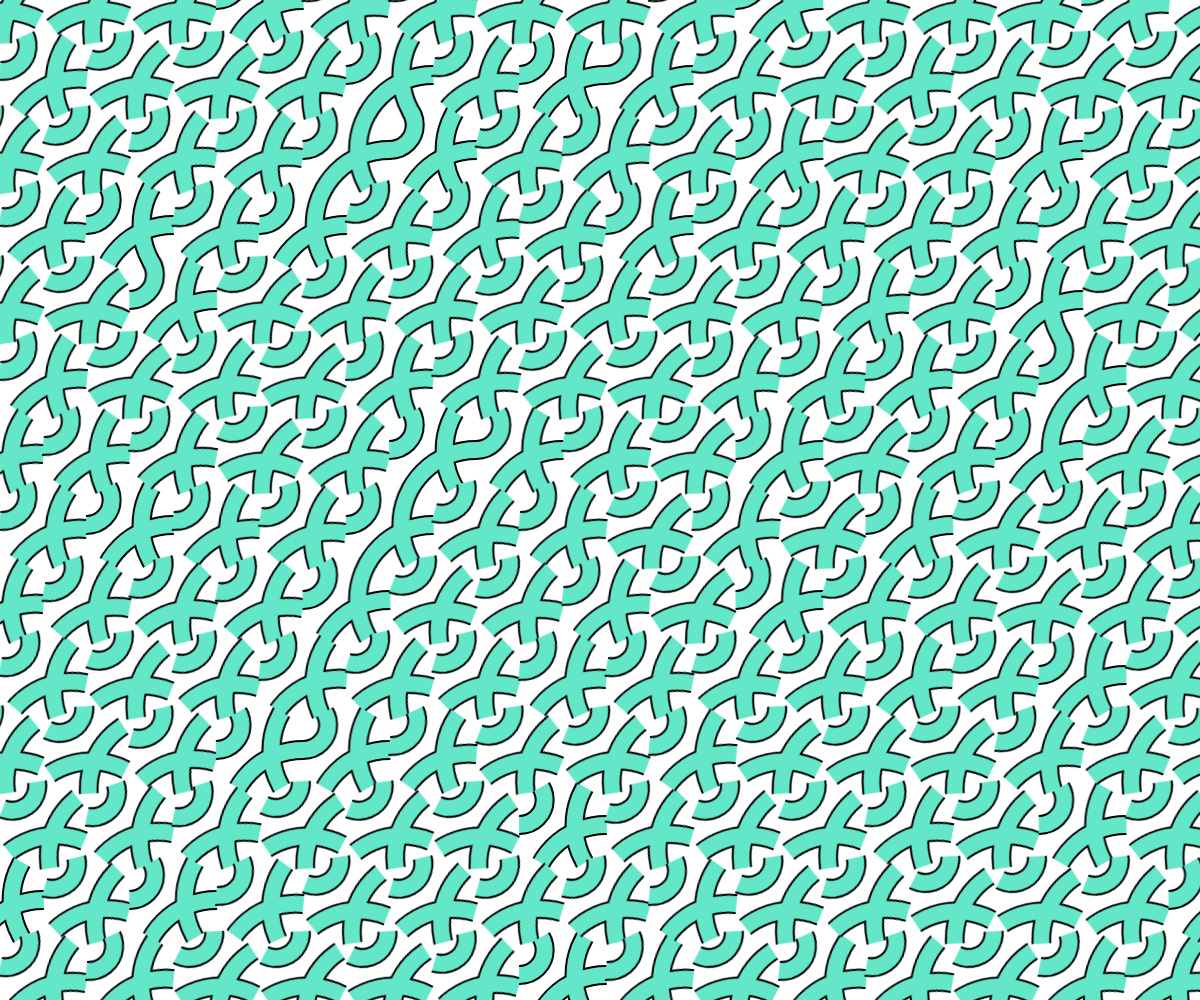
Frame 1 (no input)
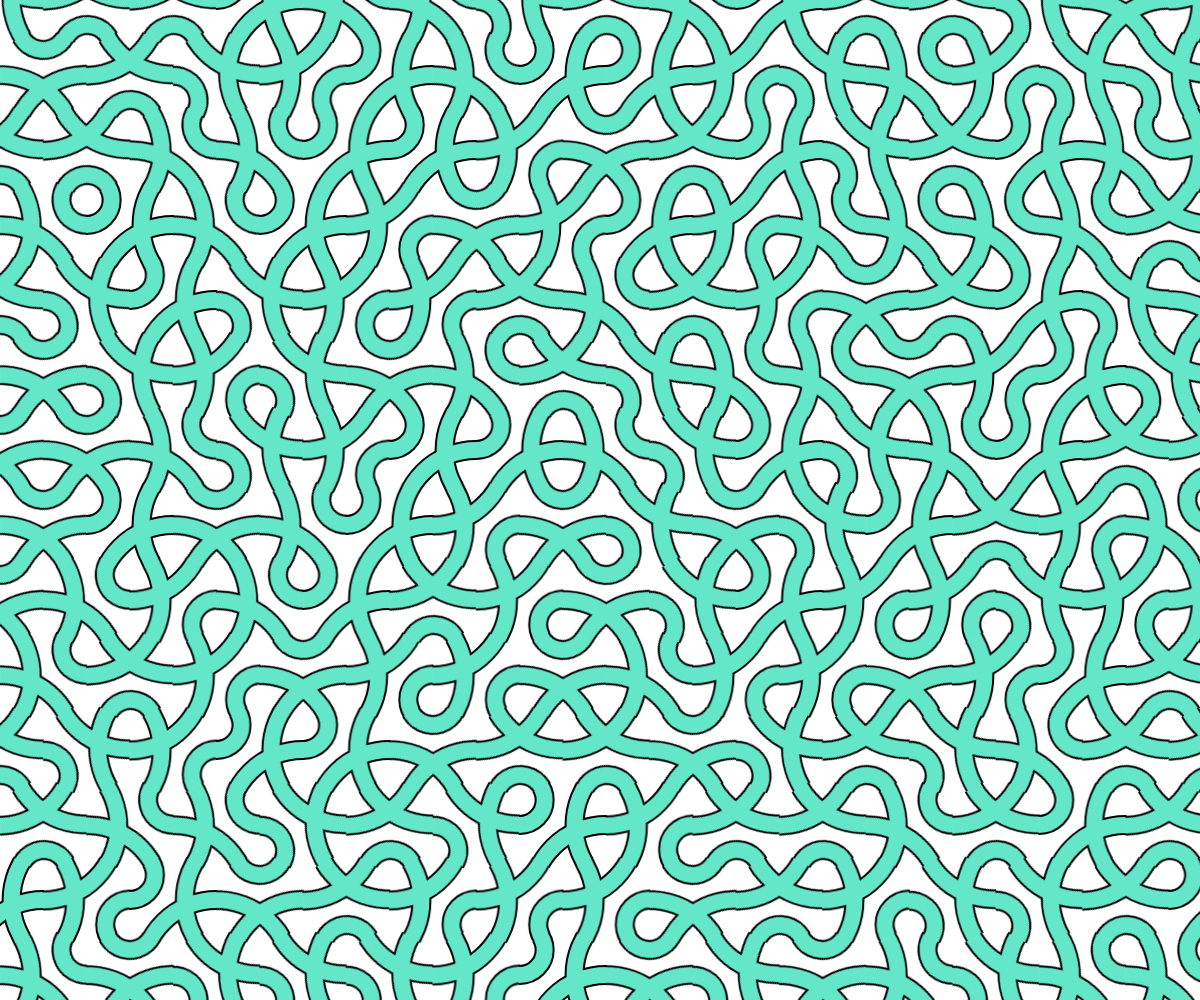
Frame 60 (no input)
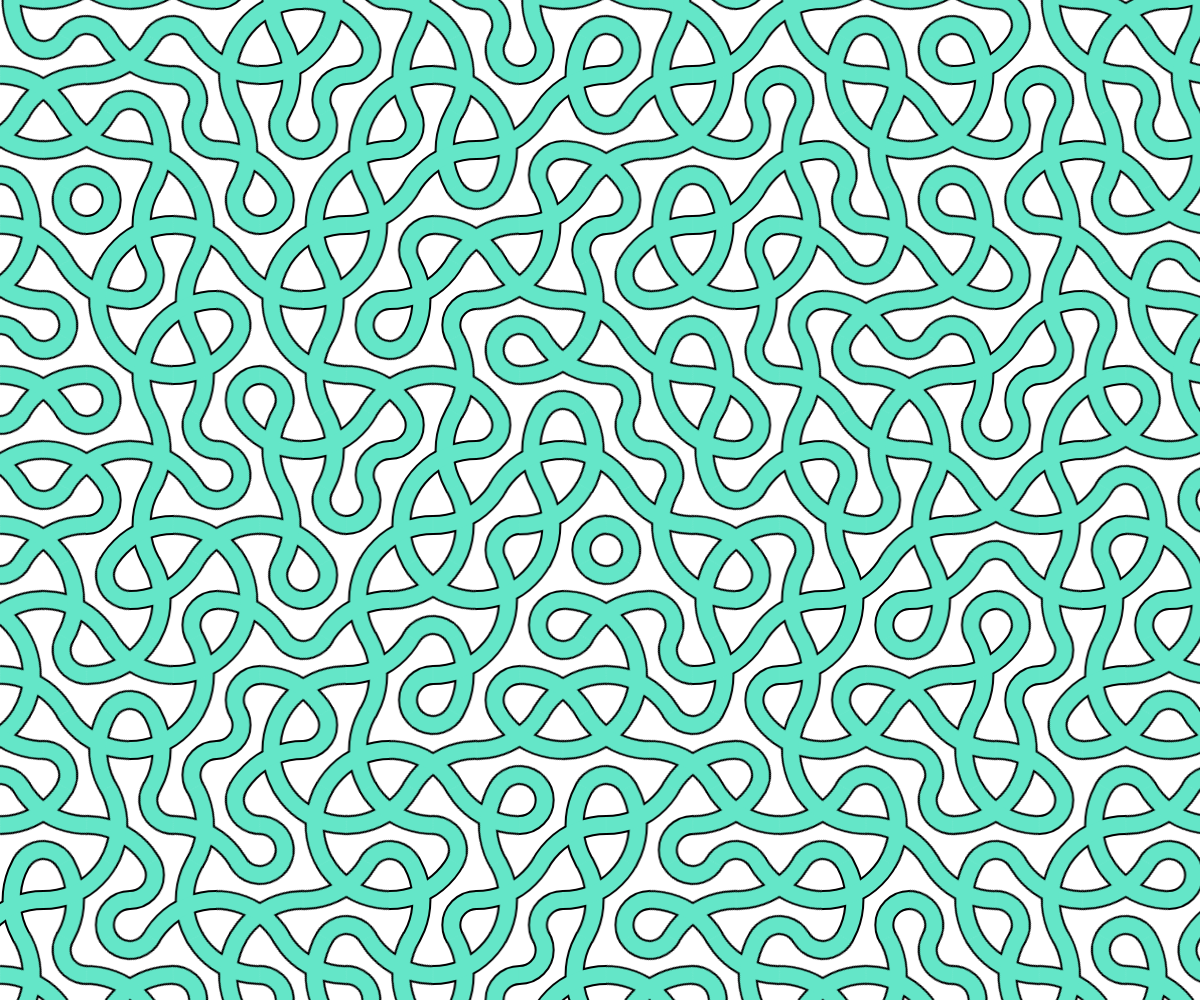
Frame 120 (the mouse pressed at the canvas centre since frame 60)

The p5.js sketch that drew these frames (run headless with seeded random() and noise() and a simulated clock; from frame 60 on, the mouse is pressed at the canvas centre):

// p5.js sketch
// ── sketch.js
/******************
Code by Vamoss
Original code link:
https://www.openprocessing.org/sketch/744884

Author links:
http://vamoss.com.br
http://twitter.com/vamoss
http://github.com/vamoss
******************/

//Original inspiration
//https://twitter.com/AidaInma/status/1161205965305393154

const radius = 50;
const altitude = (Math.sqrt(3) / 2) * radius;
let hexagons, hexagonPattern, rotations;
let changed = -1;

function setup() {
  createCanvas(windowWidth, windowHeight);

  let hexagonMask = createGraphics(radius * 2, radius * 2);
  hexagonMask.beginShape();
  for (let a = 0; a < TWO_PI; a += TWO_PI / 6) {
    let x = sin(a) * radius + radius;
    let y = cos(a) * radius + radius;
    hexagonMask.vertex(x, y);
  }
  hexagonMask.endShape();

  let hexagonLines = createGraphics(radius * 2, radius * 2);
  hexagonLines.noFill();
  hexagonLines.strokeWeight(20);
  hexagonLines.ellipse(radius - altitude, radius - radius / 2, radius, radius);
  hexagonLines.ellipse(radius + altitude * 2, radius, radius * 3, radius * 3);
  hexagonLines.ellipse(
    radius + altitude,
    radius + radius * 1.5,
    radius * 3,
    radius * 3
  );
  hexagonLines.strokeWeight(16);
  hexagonLines.stroke(100, 230, 200);
  hexagonLines.ellipse(radius - altitude, radius - radius / 2, radius, radius);
  hexagonLines.ellipse(radius + altitude * 2, radius, radius * 3, radius * 3);
  hexagonLines.ellipse(
    radius + altitude,
    radius + radius * 1.5,
    radius * 3,
    radius * 3
  );

  hexagonPattern = createGraphics(radius * 2, radius * 2);
  hexagonPattern.image(hexagonMask, 0, 0);
  hexagonPattern.drawingContext.globalCompositeOperation = "source-in";
  hexagonPattern.image(hexagonLines, 0, 0);

  rotations = [];
  hexagons = [];
  for (let x = -radius; x < width; x += altitude * 2) {
    let rowCount = 0;
    for (let y = -radius; y < height; y += radius * 1.5) {
      hexagons.push({
        x: x + (rowCount % 2 == 0 ? 0 : altitude),
        y: y,
        rotation: 0,
      });
      rotations.push((TWO_PI / 6) * floor(random(6)));
      rowCount++;
    }
  }
}

function draw() {
  background(255);
  hexagons.forEach((hexagon, index) => {
    hexagon.rotation += (rotations[index] - hexagon.rotation) * 0.09;
    push();
    translate(hexagon.x + radius, hexagon.y + radius);
    rotate(hexagon.rotation);
    translate(-(hexagon.x + radius), -(hexagon.y + radius));
    image(hexagonPattern, hexagon.x, hexagon.y);
    pop();
  });
}

function findClosest() {
  let closest = 0;
  let closestDistance = 9999;
  hexagons.forEach((hexagon, index) => {
    let d = dist(mouseX, mouseY, hexagon.x + radius, hexagon.y + radius);
    if (d < closestDistance) {
      closestDistance = d;
      closest = index;
    }
  });
  return closest;
}

function mousePressed() {
  changed = findClosest();
  rotations[changed] += TWO_PI / 6;
}

function mouseMoved() {
  let tempChanged = findClosest();
  if (changed != tempChanged) {
    changed = tempChanged;
    rotations[changed] += TWO_PI / 6;
  }
}
